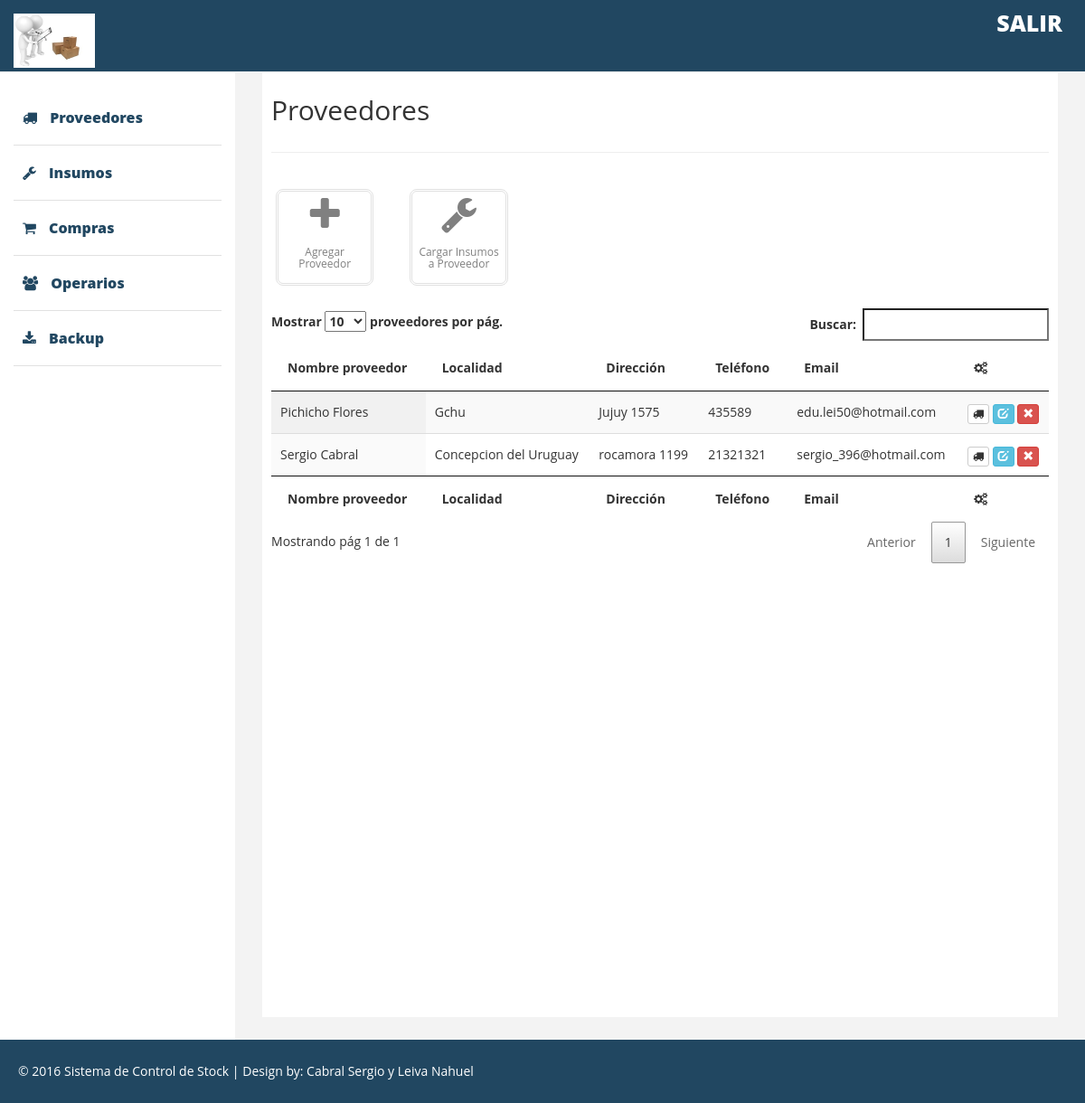
The app's page /index.php/proveedores/Proveedores_view with its own data.
### tables this page shows
CREATE TABLE IF NOT EXISTS `proveedores` (
  `id_proveedor` int(12) NOT NULL AUTO_INCREMENT,
  `nombre_proveedor` varchar(35) NOT NULL,
  `telefono` varchar(20) NOT NULL,
  `localidad` varchar(40) NOT NULL,
  `direccion` varchar(35) NOT NULL,
  `email` varchar(35) NOT NULL,
  PRIMARY KEY (`id_proveedor`),
  UNIQUE KEY `nombre_proveedor` (`nombre_proveedor`)
);

### application/controllers/Proveedores.php (called while the page is built, shortened)
<?php
class Proveedores extends CI_Controller {
    public function Proveedores_view() {
        $this->load->model('Proveedores_model');
        $data['proveedores'] = $this->Proveedores_model->obtenerProveedores();
        $this->load->view('proveedores_view', $data);
    }
}

### index.php (called while the page is built, shortened)
<?php
require_once BASEPATH.'core/CodeIgniter.php';

### application/models/Proveedores_model.php (called while the page is built, shortened)
<?php
class Proveedores_model extends CI_Model {
    public function obtenerProveedores() {
        $query = $this->db->query('SELECT * FROM proveedores');
        return $query->result();
    }
}

### application/views/proveedores_view.php (the view, shortened to what this page needs)
<!DOCTYPE html>
<html xmlns="http://www.w3.org/1999/xhtml">
    <head>
        <link href="<?php echo base_url('assets/css/bootstrap.css'); ?>" rel="stylesheet" />
        <link href="<?php echo base_url('assets/css/font-awesome.min.css'); ?>" rel="stylesheet" type="text/css"/>
        <link href="<?php echo base_url('assets/css/custom.css'); ?>" rel="stylesheet" />
        <link href="<?php echo base_url('assets/css/jquery.dataTables.min.css'); ?>" rel="stylesheet" />
        <link href="<?php echo base_url('assets/css/open_sans.css'); ?>" rel='stylesheet' type='text/css' />
    </head>
    <body>
        <?php include 'navbar.php'; ?>
        <div id="page-wrapper" >
            <div id="page-inner">
                <div class="row">
                    <div class="col-md-12">
                        <h2>Proveedores</h2>
                    </div>
                </div>
                <hr />
                <div class="row text-center pad-top" style="margin-bottom: 20px;">
                    <div class="col-lg-2 col-md-2 col-sm-2 col-xs-6">
                        <div class="div-square">
                            <a href="<?php echo base_url('Proveedores/agregarproveedor_view'); ?>" >
                                <i class="fa fa-plus fa-3x"></i>
                                <h6>Agregar Proveedor</h6>
                            </a>
                        </div>
                    </div>
                    <div class="col-lg-2 col-md-2 col-sm-2 col-xs-6">
                        <div class="div-square">
                            <a href="<?php echo base_url('Proveedores/selectProveedor_view'); ?>" >
                                <i class="fa fa-wrench fa-3x"></i>
                                <h6>Cargar Insumos a Proveedor</h6>
                            </a>
                        </div>
                    </div>
                </div>
                <table id="proveedores" class="display" cellspacing="0" width="100%">
                    <thead>
                        <tr>
                            <th>Nombre proveedor</th>
                            <th>Localidad</th>
                            <th>Dirección</th>
                            <th>Teléfono</th>
                            <th>Email</th>
                            <th><i class="fa fa-cogs" aria-hidden="true"></i></th>
                        </tr>
                    </thead>
                    <tfoot>
                        <tr>
                            <th>Nombre proveedor</th>
                            <th>Localidad</th>
                            <th>Dirección</th>
                            <th>Teléfono</th>
                            <th>Email</th>
                            <th><i class="fa fa-cogs" aria-hidden="true"></i></th>
                        </tr>
                    </tfoot>
                    <tbody>
                        <?php foreach ($proveedores as $proveedor) { ?>
                            <tr>
                                <td><?php echo $proveedor->nombre_proveedor; ?></td>
                                <td><?php echo $proveedor->localidad; ?></td>
                                <td><?php echo $proveedor->direccion; ?></td>
                                <td><?php echo $proveedor->telefono; ?></td>
                                <td><?php echo $proveedor->email; ?></td>
                                <td class="text-center">
                                    <a title="Ver Proveedor" class='btn btn-default btn-xs' href="#"><span class="fa fa-icon fa-truck"></span></a>
                                    <a title="Editar Proveedor" class='btn btn-info btn-xs' href="<?php echo base_url('Proveedores/editarProveedor_view/' . $proveedor->id_proveedor); ?>"><span class="glyphicon glyphicon-edit"></span></a>
                                    <a title="Eliminar Proveedor" href="<?php echo base_url('Proveedores/eliminarProveedor/' . $proveedor->id_proveedor); ?>" class="btn btn-danger btn-xs"><span class="glyphicon glyphicon-remove"></span></a>
                                </td>
                            </tr>
                        <?php } ?>
                    </tbody>
                </table>
            </div>
        </div>
        <?php include 'footer.php'; ?>
    </body>
</html>

### assets/css/custom.css (style rules this page uses)
body { font-family: 'Open Sans', sans-serif; line-height:30px; }
#page-wrapper { padding: 15px 15px; min-height: 600px; background:#F3F3F3; }
#page-inner { width:100%; margin:10px 20px 10px 0px; background-color:#fff!important; padding:10px; min-height:1050px; }
.pad-top { padding-top:15px; }
.div-square { padding:5px; border:3px double #e1e1e1; -webkit-border-radius:8px; -moz-border-radius:8px; border-radius:8px; margin:5px; }
.div-square> a,.div-square> a:hover { color:#808080; text-decoration:none; }
@media (min-width:768px) { #page-wrapper { margin: 0 0 0 260px; padding: 15px 30px; min-height: 1050px; } }

### records on screen
proveedores: nombre_proveedor "Sergio Cabral", localidad "Concepcion del Uruguay", direccion "rocamora 1199", telefono "21321321", email "sergio_396@hotmail.com"
proveedores: nombre_proveedor "Pichicho Flores", localidad "Gchu", direccion "Jujuy 1575", telefono "435589", email "edu.lei50@hotmail.com"
